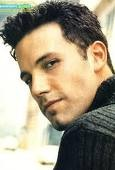
#> input picture Reconocimiento Facial - Ejercicio/data/train/ben_afflek/1.jpg, 115 x 170 px
$ python -i 3_Aumentar.py   (imports and definitions only)
#> lines starting #> are read from the running program, lines starting #| are printed output that depends on the picture
#> further down, picture is the input picture: shape (170, 115, 3); mean B, G, R 130.9, 151.7, 161.1
"""
3_Aumentar.py
=============
Fase 3 - Aumentacion de datos.

Estructura soportada (estricta):
  Dataset_procesado/Persona/*.jpg
"""


import cv2
import numpy as np
import argparse
import random
from pathlib import Path
from tqdm import tqdm

PROJECT_ROOT = Path(__file__).resolve().parent.parent
BASE_DIR = PROJECT_ROOT / "Dataset_procesado"
OUT_DIR = PROJECT_ROOT / "Dataset_aumentado"
EXTS = {".jpg", ".jpeg", ".png", ".bmp", ".webp"}


def _tiene_imagenes_directas(carpeta: Path) -> bool:
    return any(f.is_file() and f.suffix.lower() in EXTS for f in carpeta.iterdir())


# [59 lines left out: functions leer_imagen_compatible, guardar_imagen_compatible, iterar_clases, rotacion, cambio_brillo, not called in this run]


def espejo(img):
    return cv2.flip(img, 1)


# [15 lines left out: functions ruido_gaussiano, recorte_zoom, not called in this run]


def ajuste_contraste(img):
    lab = cv2.cvtColor(img, cv2.COLOR_BGR2LAB)
#> lab: shape (170, 115, 3); mean of channels 0, 1, 2 155.8, 128.5, 139.8
    l, a, b = cv2.split(lab)
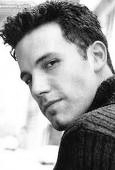
#> l: shape (170, 115); min 0, max 255, mean 155.8
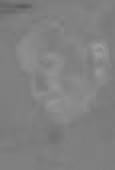
#> a: shape (170, 115); min 91, max 156, mean 128.5
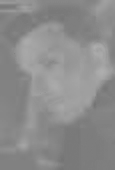
#> b: shape (170, 115); min 116, max 174, mean 139.8
    clip = random.uniform(1.0, 4.0)
    clahe = cv2.createCLAHE(clipLimit=clip, tileGridSize=(8, 8))
    l_eq = clahe.apply(l)
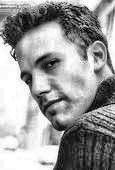
#> l_eq: shape (170, 115); min 1, max 255, mean 155.1
    return cv2.cvtColor(cv2.merge([l_eq, a, b]), cv2.COLOR_LAB2BGR)
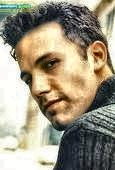
#> returned value: shape (170, 115, 3); mean B, G, R 129.6, 150, 158.7


def blur_leve(img):
    k = random.choice([3, 5])
    return cv2.GaussianBlur(img, (k, k), 0)


# [5 lines left out: function cambio_tono, not called in this run]


BASICAS = [rotacion, cambio_brillo, espejo]
ADICIONALES = [ruido_gaussiano, recorte_zoom, ajuste_contraste, blur_leve, cambio_tono]


# [68 lines left out: functions generar_variantes, aumentar_dataset, not called in this run]


# [6 lines not run here, left out]

>>> import cv2
>>> picture = cv2.imread('../../../Reconocimiento Facial - Ejercicio/data/train/ben_afflek/1.jpg')
>>> result = ajuste_contraste(picture)

$ run again, on Reconocimiento Facial - Ejercicio/data/train/ben_afflek/12.jpg
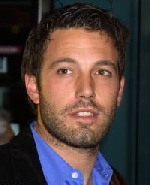
#> input picture Reconocimiento Facial - Ejercicio/data/train/ben_afflek/12.jpg, 150 x 185 px
#> picture is the input picture: shape (185, 150, 3); mean B, G, R 60.5, 62.7, 77.8
#> lab: shape (185, 150, 3); mean of channels 0, 1, 2 69.8, 134.9, 131.9
#> in ajuste_contraste, `l, a, b = cv2.split(lab)`:
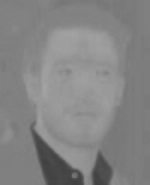
#> b: shape (185, 150); min 63, max 164, mean 131.9
#> in ajuste_contraste, `return cv2.cvtColor(cv2.merge([l_eq, a, b]), cv2.COLOR_LAB2BGR)`:
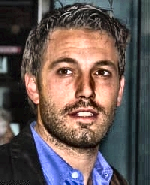
#> returned value: shape (185, 150, 3); mean B, G, R 85.5, 88.2, 102.6
